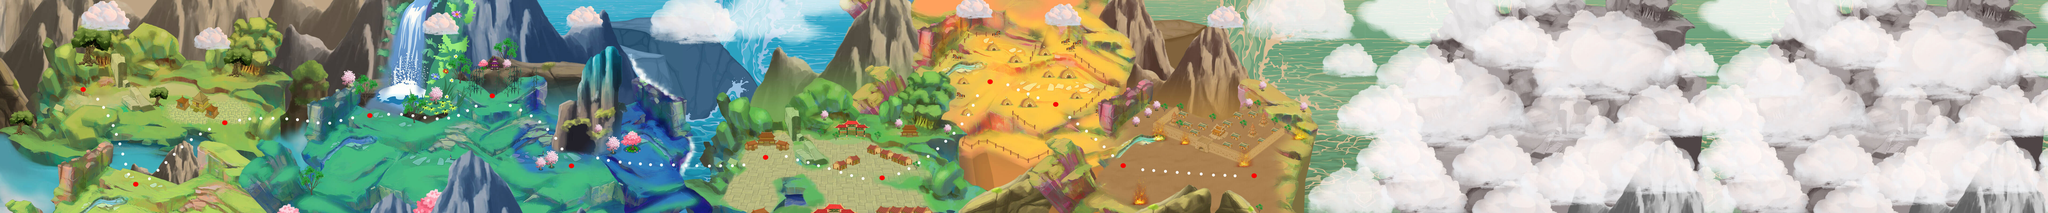

The image is a tile-based game level rendered from a .tmx file. Its description and source (layers, tilesets, objects; grid data summarised) follow:
An orthogonal 96x10 tile map with 80x80 px tiles, 5 tile layers (more, stage_4, stage_3, stage_2, ...), 5 tilesets and 12 objects (1, 2, 3, 4, 5, ...).

<map version="1.0" orientation="orthogonal" renderorder="right-down" width="96" height="10" tilewidth="80" tileheight="80" nextobjectid="15">
 <tileset firstgid="1" name="Levelstage_1" tilewidth="80" tileheight="80" tilecount="160" columns="16">
  <image source="Levelstage_1.jpg" width="1280" height="800" />
 </tileset>
 <tileset firstgid="161" name="Levelstage_2" tilewidth="80" tileheight="80" tilecount="160" columns="16">
  <image source="Levelstage_2.jpg" width="1280" height="800" />
 </tileset>
 <tileset firstgid="321" name="Levelstage_3" tilewidth="80" tileheight="80" tilecount="160" columns="16">
  <image source="Levelstage_3.jpg" width="1280" height="800" />
 </tileset>
 <tileset firstgid="481" name="Levelstage_4" tilewidth="80" tileheight="80" tilecount="160" columns="16">
  <image source="Levelstage_4.jpg" width="1280" height="800" />
 </tileset>
 <tileset firstgid="641" name="Levelstage_more" tilewidth="80" tileheight="80" tilecount="160" columns="16">
  <image source="Levelstage_more.jpg" width="1280" height="800" />
 </tileset>
 <layer name="more" width="96" height="10">
  <data>[960 cells, 320 non-empty, 160 distinct tile ids]</data>
 </layer>
 <layer name="stage_4" width="96" height="10">
  <data>[960 cells, 160 non-empty, 160 distinct tile ids]</data>
 </layer>
 <layer name="stage_3" width="96" height="10">
  <data>[960 cells, 160 non-empty, 160 distinct tile ids]</data>
 </layer>
 <layer name="stage_2" width="96" height="10">
  <data>[960 cells, 160 non-empty, 160 distinct tile ids]</data>
 </layer>
 <layer name="stage_1" width="96" height="10">
  <data>[960 cells, 160 non-empty, 160 distinct tile ids]</data>
 </layer>
 <objectgroup name="map">
  <object id="1" name="1" x="310.667" y="334" width="3" height="3">
   <properties>
    <property name="mapId" type="int" value="1" />
    <property name="stage" type="int" value="1" />
   </properties>
  </object>
  <object id="2" name="2" x="507.454" y="689.757" width="3" height="3">
   <properties>
    <property name="mapId" type="int" value="2" />
    <property name="stage" type="int" value="1" />
   </properties>
  </object>
  <object id="3" name="3" x="841.212" y="459.288" width="3" height="3">
   <properties>
    <property name="boss_order" type="int" value="1" />
    <property name="mapId" type="int" value="3" />
    <property name="stage" type="int" value="1" />
   </properties>
  </object>
  <object id="4" name="4" x="1386.2" y="433.045" width="3" height="3">
   <properties>
    <property name="mapId" type="int" value="1" />
    <property name="stage" type="int" value="2" />
   </properties>
  </object>
  <object id="5" name="5" x="1844.64" y="358.091" width="3" height="3">
   <properties>
    <property name="mapId" type="int" value="2" />
    <property name="stage" type="int" value="2" />
   </properties>
  </object>
  <object id="6" name="6" x="2141.48" y="620.667" width="3" height="3">
   <properties>
    <property name="boss_order" type="int" value="2" />
    <property name="mapId" type="int" value="3" />
    <property name="stage" type="int" value="2" />
   </properties>
  </object>
  <object id="7" name="7" x="2869.87" y="589.06" width="3" height="3">
   <properties>
    <property name="mapId" type="int" value="1" />
    <property name="stage" type="int" value="3" />
   </properties>
  </object>
  <object id="8" name="8" x="3306.52" y="665.652" width="3" height="3">
   <properties>
    <property name="boss_order" type="int" value="3" />
    <property name="mapId" type="int" value="2" />
    <property name="stage" type="int" value="3" />
   </properties>
  </object>
  <object id="9" name="9" x="3711.46" y="305.697" width="3" height="3">
   <properties>
    <property name="mapId" type="int" value="1" />
    <property name="stage" type="int" value="4" />
   </properties>
  </object>
  <object id="10" name="10" x="3957.51" y="390.121" width="3" height="3">
   <properties>
    <property name="mapId" type="int" value="2" />
    <property name="stage" type="int" value="4" />
   </properties>
  </object>
  <object id="11" name="11" x="4210.54" y="620.909" width="3" height="3">
   <properties>
    <property name="mapId" type="int" value="3" />
    <property name="stage" type="int" value="4" />
   </properties>
  </object>
  <object id="12" name="12" x="4701.66" y="658.545" width="3" height="3">
   <properties>
    <property name="boss_order" type="int" value="3" />
    <property name="mapId" type="int" value="4" />
    <property name="stage" type="int" value="4" />
   </properties>
  </object>
 </objectgroup>
</map>
